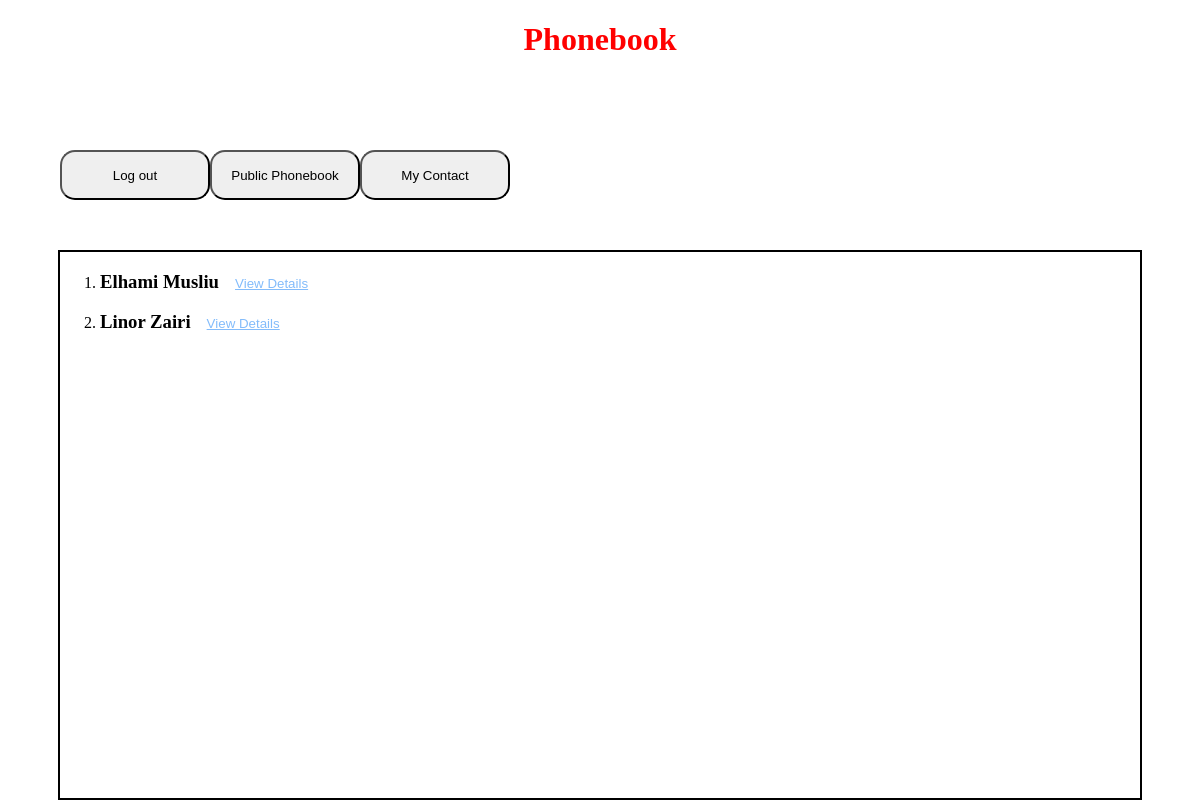
/phonebook.php (signed in), run on the app's committed database.
### tables this page shows
CREATE TABLE `users` (
  `id` int(11) NOT NULL,
  `firstname` varchar(50) DEFAULT NULL,
  `lastname` varchar(50) DEFAULT NULL,
  `address` varchar(100) DEFAULT NULL,
  `city` varchar(100) DEFAULT NULL,
  `username` varchar(50) DEFAULT NULL,
  `password` varchar(50) DEFAULT NULL,
  `country_id` int(11) DEFAULT NULL,
  `published` tinyint(1) DEFAULT NULL
);

### functions.php (called while the page is built, shortened)
<?php
function listUsers()
{
    global $dbconn;
    $sql = "SELECT users.id, users.firstname, users.lastname, users.address, users.city, countries.name, users.published ";
    $sql .= "FROM users ";
    $sql .= "LEFT JOIN countries ON users.country_id = countries.id ";
    $sql .= "WHERE users.published = 1";
    $res = mysqli_query($dbconn, $sql);
    $users = array();
    while ($row = mysqli_fetch_assoc($res)) {
        $users[] = $row;
    }
    return $users;
}

### phonebook.php (the view, shortened to what this page needs)
<?php
include "functions.php";
$users = listUsers();
?>
<!DOCTYPE html>
<html>
<head>
    <link rel="stylesheet" href="style.css">
</head>
<body>
    <div class="heading">
        <h1>Phonebook</h1>
    </div>
    <div class="header-buttons">
        <?php
        if (!isset($_SESSION['user'])) {
            echo "<a href='login.php'><button>Login</button></a>";
            echo "<a href='phonebook.php'><button>Public Phonebook</button></a>";
        } else {
            echo "<a href='logout.php'><button>Log out</button></a>";
            echo "<a href='phonebook.php'><button>Public Phonebook</button></a>";
            echo "<a href='contact.php'><button>My Contact</button></a>";
        }
        ?>
    </div>
    <section class="content-section">
        <?php
        $count = 1;
        foreach ($users as $user) {
            if ($user['published'] == 1) {
                echo "<ol start=\"$count\">";
                echo "<li>";
                echo "<h3>" . $user['firstname'] . " " . $user['lastname'] . "<button class='content-section-button' onclick='toggleDetails(this)'>View Details</button></h3>";
                echo "</li>";
                echo "</ol>";
                $count++;
            }
        }
        ?>
    </section>
</body>
</html>

### style.css (style rules this page uses)
html, body { height: 100%; margin: 0; padding: 0; }
body { display: flex; flex-direction: column; }
.heading { height: 150px; width: 90%; margin: 0 auto; text-align: center; color: red; }
.header-buttons { height: 100px; width: 90%; margin: 0 auto; }
.header-buttons button { height: 50px; width: 150px; border-radius: 15px; }
.content-section { width: 90%; margin: 0 auto; flex-grow: 1; border: 2px solid black; }
.content-section-button { margin-left: 10px; background: white; border: 0; text-decoration: underline; color: #83bcfb; cursor: pointer; }

### data on the page
users: firstname "Elhami", lastname "Musliu"
users: firstname "Linor", lastname "Zairi"
